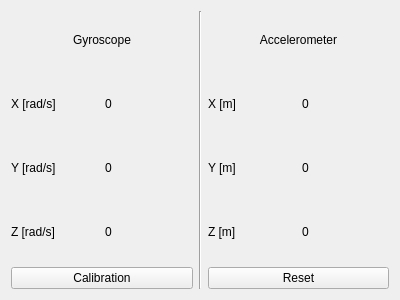
<?xml version="1.0" encoding="UTF-8"?>
<ui version="4.0">
 <class>Imu</class>
 <widget class="QWidget" name="Imu">
  <property name="geometry">
   <rect>
    <x>0</x>
    <y>0</y>
    <width>400</width>
    <height>300</height>
   </rect>
  </property>
  <property name="windowTitle">
   <string>Form</string>
  </property>
  <layout class="QHBoxLayout" name="horizontalLayout">
   <item>
    <layout class="QVBoxLayout" name="gyroscope">
     <item>
      <widget class="QLabel" name="gtitle">
       <property name="text">
        <string>Gyroscope</string>
       </property>
       <property name="alignment">
        <set>Qt::AlignCenter</set>
       </property>
      </widget>
     </item>
     <item>
      <layout class="QHBoxLayout" name="gx">
       <item>
        <widget class="QLabel" name="gxTitle">
         <property name="text">
          <string>X [rad/s]</string>
         </property>
        </widget>
       </item>
       <item>
        <widget class="QLabel" name="gxValue">
         <property name="text">
          <string>0</string>
         </property>
        </widget>
       </item>
      </layout>
     </item>
     <item>
      <layout class="QHBoxLayout" name="gy">
       <item>
        <widget class="QLabel" name="gyTitle">
         <property name="text">
          <string>Y [rad/s]</string>
         </property>
        </widget>
       </item>
       <item>
        <widget class="QLabel" name="gyValue">
         <property name="text">
          <string>0</string>
         </property>
        </widget>
       </item>
      </layout>
     </item>
     <item>
      <layout class="QHBoxLayout" name="gz">
       <item>
        <widget class="QLabel" name="gzTitle">
         <property name="text">
          <string>Z [rad/s]</string>
         </property>
        </widget>
       </item>
       <item>
        <widget class="QLabel" name="gzValue">
         <property name="text">
          <string>0</string>
         </property>
        </widget>
       </item>
      </layout>
     </item>
     <item>
      <widget class="QPushButton" name="calibrationButton">
       <property name="text">
        <string>Calibration</string>
       </property>
      </widget>
     </item>
    </layout>
   </item>
   <item>
    <widget class="Line" name="line">
     <property name="orientation">
      <enum>Qt::Vertical</enum>
     </property>
    </widget>
   </item>
   <item>
    <layout class="QVBoxLayout" name="accelerometer">
     <item>
      <widget class="QLabel" name="atitle">
       <property name="layoutDirection">
        <enum>Qt::LeftToRight</enum>
       </property>
       <property name="text">
        <string>Accelerometer</string>
       </property>
       <property name="alignment">
        <set>Qt::AlignCenter</set>
       </property>
      </widget>
     </item>
     <item>
      <layout class="QHBoxLayout" name="ax">
       <item>
        <widget class="QLabel" name="axTitle">
         <property name="text">
          <string>X [m]</string>
         </property>
        </widget>
       </item>
       <item>
        <widget class="QLabel" name="axValue">
         <property name="text">
          <string>0</string>
         </property>
        </widget>
       </item>
      </layout>
     </item>
     <item>
      <layout class="QHBoxLayout" name="ay">
       <item>
        <widget class="QLabel" name="ayTitle">
         <property name="text">
          <string>Y [m]</string>
         </property>
        </widget>
       </item>
       <item>
        <widget class="QLabel" name="ayValue">
         <property name="text">
          <string>0</string>
         </property>
        </widget>
       </item>
      </layout>
     </item>
     <item>
      <layout class="QHBoxLayout" name="az">
       <item>
        <widget class="QLabel" name="azTitle">
         <property name="text">
          <string>Z [m]</string>
         </property>
        </widget>
       </item>
       <item>
        <widget class="QLabel" name="azValue">
         <property name="text">
          <string>0</string>
         </property>
        </widget>
       </item>
      </layout>
     </item>
     <item>
      <widget class="QPushButton" name="resetButton">
       <property name="text">
        <string>Reset</string>
       </property>
      </widget>
     </item>
    </layout>
   </item>
  </layout>
 </widget>
 <resources/>
 <connections/>
</ui>
